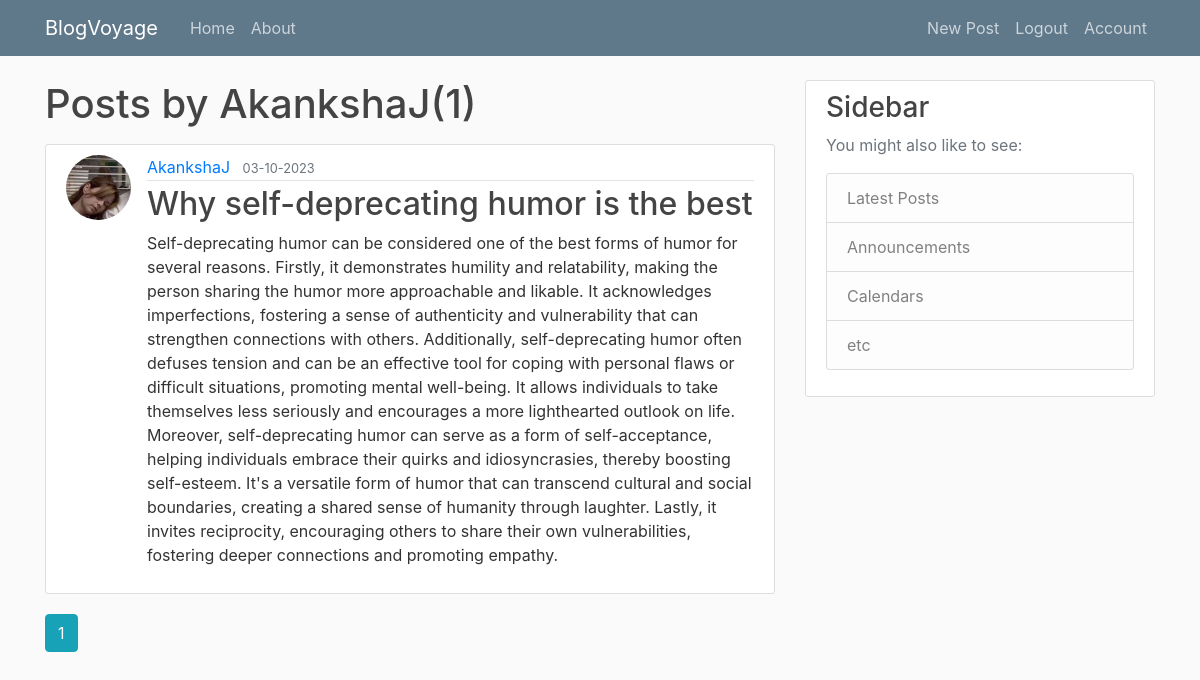
/user/AkankshaJ (signed in), run on the app's committed database.
### appp/models.py (models this page shows, shortened)
class User(db.Model, UserMixin):
    id = db.Column(db.Integer, primary_key= True)
    username = db.Column(db.String(20), unique=True, nullable=False)
    email = db.Column(db.String(120), unique=True, nullable=False)
    image_file = db.Column(db.String(20), nullable=False, default="default.jpg")
    password= db.Column(db.String(60), nullable=False)
    posts = db.relationship('Post', backref="author" , lazy= True)

class Post(db.Model):
    id = db.Column(db.Integer, primary_key= True)
    title = db.Column(db.String(150), nullable=False)
    date_posted= db.Column(db.DateTime, nullable=False, default = datetime.utcnow )
    content = db.Column(db.Text, nullable=False)
    user_id = db.Column(db.Integer , db.ForeignKey('user.id'),nullable=False)

### appp/routes.py (the view)
@app.route("/user/<string:username>")
def user_post(username):
    page  = request.args.get('page', 1, type = int)
    user  = User.query.filter_by(username = username).first_or_404()
    posts = Post.query.filter_by(author = user)\
        .order_by(Post.date_posted.desc())\
        .paginate(page = page, per_page =5)
    return render_template("user_post.html", posts=posts, user = user)

### appp/models.py (called while the page is built)
@login_manager.user_loader
def load_user(user_id):
    return User.query.get(int(user_id))

### appp/templates/user_post.html
{% extends 'layout.html' %}
{% block content %}
    <h1 class=" mb-3">Posts by {{ user.username }}({{posts.total}}) </h1>
    {% for post in posts.items %}
    <article class="media content-section">
      <img class = "rounded-circle article-img" src="{{url_for('static' , filename = 'profile_pics/' + post.author.image_file)}}" alt="">
        <div class="media-body">
          <div class="article-metadata">
            <a class="mr-2" href="{{url_for('user_post' , username = post.author.username)}}">{{ post.author.username }}</a>
            <small class="text-muted">{{ post.date_posted.strftime('%d-%m-%Y') }}</small>
          </div>
          <h2><a class="article-title" href="{{url_for('post', post_id = post.id)}}">{{ post.title }}</a></h2>
          <p class="article-content">{{ post.content }}</p>
        </div>
      </article>
    {% endfor %}
    {% for page_num in posts.iter_pages(left_edge=1 , right_edge=1, left_current=1 , right_current=1)  %}
      {% if page_num %}
        {% if posts.page == page_num %}
        <a class ="btn btn-info mb-4" href="{{url_for('user_post' , username = user.username, page=page_num)}}">{{page_num}}</a>
        {% else %}
        <a class ="btn btn-outline-info mb-4" href="{{url_for('user_post',username = user.username, page=page_num)}}">{{page_num}}</a>
        {% endif %}
      {% else %}
        ...
      {% endif %}
    {% endfor %}
{% endblock content %}

### appp/static/main.css (style rules this page uses)
body { background: #fafafa; color: #333333; margin-top: 5rem; }
h1, h2, h3, h4, h5, h6 { color: #444444; }
.content-section { background: #ffffff; padding: 10px 20px; border: 1px solid #dddddd; border-radius: 3px; margin-bottom: 20px; }
.article-title { color: #444444; }
.article-content { white-space: pre-line; }
.article-img { height: 65px; width: 65px; margin-right: 16px; }
.article-metadata { padding-bottom: 1px; margin-bottom: 4px; border-bottom: 1px solid #e3e3e3 }

### data on the page
User: username "AkankshaJ"
Post: image_file (picture), author.username "AkankshaJ", date_posted "03-10-2023", title "Why self-deprecating humor is the best", content "Self-deprecating humor can be considered one of the best forms of humor for several reasons. Firstly, it demonstrates humility and relatability, making the person sharing the humor more approachable and likable. It acknowledges imperfections, fostering a sense of authenticity and vulnerability that can strengthen connections with others. Additionally, self-deprecating humor often defuses tension and can be an effective tool for coping with personal flaws or difficult situations, promoting mental well-being. It allows individuals to take themselves less seriously and encourages a more lighthearted outlook on life. Moreover, self-deprecating humor can serve as a form of self-acceptance,…"

### other printed values
{{ posts.total }} "1"
{{ page_num }} "1"
